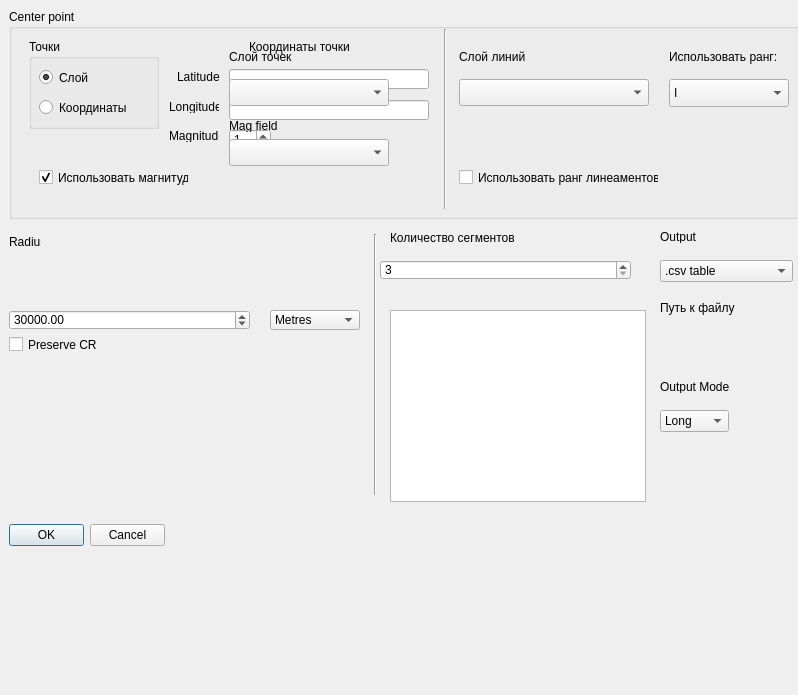
<?xml version="1.0" encoding="UTF-8"?>
<ui version="4.0">
 <class>DDLAFSDialogBase</class>
 <widget class="QDialog" name="DDLAFSDialogBase">
  <property name="geometry">
   <rect>
    <x>0</x>
    <y>0</y>
    <width>798</width>
    <height>695</height>
   </rect>
  </property>
  <property name="windowTitle">
   <string>DDLAFS</string>
  </property>
  <widget class="QCheckBox" name="checkBox_PreserveCRS">
   <property name="geometry">
    <rect>
     <x>9</x>
     <y>336</y>
     <width>89</width>
     <height>17</height>
    </rect>
   </property>
   <property name="text">
    <string>Preserve CRS</string>
   </property>
  </widget>
  <widget class="QDoubleSpinBox" name="doubleSpinBox_Radius">
   <property name="geometry">
    <rect>
     <x>9</x>
     <y>310</y>
     <width>241</width>
     <height>20</height>
    </rect>
   </property>
   <property name="minimum">
    <double>1.000000000000000</double>
   </property>
   <property name="maximum">
    <double>100000.000000000000000</double>
   </property>
   <property name="value">
    <double>30000.000000000000000</double>
   </property>
  </widget>
  <widget class="QDialogButtonBox" name="button_box">
   <property name="geometry">
    <rect>
     <x>9</x>
     <y>524</y>
     <width>156</width>
     <height>23</height>
    </rect>
   </property>
   <property name="orientation">
    <enum>Qt::Horizontal</enum>
   </property>
   <property name="standardButtons">
    <set>QDialogButtonBox::Cancel|QDialogButtonBox::Ok</set>
   </property>
  </widget>
  <widget class="Line" name="line">
   <property name="geometry">
    <rect>
     <x>367</x>
     <y>234</y>
     <width>16</width>
     <height>261</height>
    </rect>
   </property>
   <property name="orientation">
    <enum>Qt::Vertical</enum>
   </property>
  </widget>
  <widget class="QSpinBox" name="spinBox_SegmentsCount">
   <property name="geometry">
    <rect>
     <x>380</x>
     <y>260</y>
     <width>251</width>
     <height>20</height>
    </rect>
   </property>
   <property name="minimum">
    <number>3</number>
   </property>
   <property name="maximum">
    <number>100</number>
   </property>
  </widget>
  <widget class="QLabel" name="label_SegmentsCount">
   <property name="geometry">
    <rect>
     <x>390</x>
     <y>230</y>
     <width>220</width>
     <height>16</height>
    </rect>
   </property>
   <property name="text">
    <string>Количество сегментов</string>
   </property>
  </widget>
  <widget class="QGroupBox" name="groupBox">
   <property name="geometry">
    <rect>
     <x>9</x>
     <y>9</y>
     <width>790</width>
     <height>210</height>
    </rect>
   </property>
   <property name="title">
    <string>Center point</string>
   </property>
   <widget class="QLineEdit" name="lineEdit_Longitude">
    <property name="enabled">
     <bool>true</bool>
    </property>
    <property name="geometry">
     <rect>
      <x>220</x>
      <y>91</y>
      <width>200</width>
      <height>20</height>
     </rect>
    </property>
   </widget>
   <widget class="QLabel" name="label_Latitude">
    <property name="enabled">
     <bool>true</bool>
    </property>
    <property name="geometry">
     <rect>
      <x>168</x>
      <y>61</y>
      <width>50</width>
      <height>13</height>
     </rect>
    </property>
    <property name="text">
     <string>Latitude</string>
    </property>
   </widget>
   <widget class="QLineEdit" name="lineEdit_Latitude">
    <property name="enabled">
     <bool>true</bool>
    </property>
    <property name="geometry">
     <rect>
      <x>220</x>
      <y>60</y>
      <width>200</width>
      <height>20</height>
     </rect>
    </property>
   </widget>
   <widget class="QLabel" name="label_Longitude">
    <property name="enabled">
     <bool>true</bool>
    </property>
    <property name="geometry">
     <rect>
      <x>160</x>
      <y>91</y>
      <width>50</width>
      <height>13</height>
     </rect>
    </property>
    <property name="text">
     <string>Longitude</string>
    </property>
   </widget>
   <widget class="QgsMapLayerComboBox" name="faultsLayerComboBox">
    <property name="geometry">
     <rect>
      <x>450</x>
      <y>70</y>
      <width>190</width>
      <height>27</height>
     </rect>
    </property>
   </widget>
   <widget class="QLabel" name="label">
    <property name="geometry">
     <rect>
      <x>450</x>
      <y>40</y>
      <width>160</width>
      <height>16</height>
     </rect>
    </property>
    <property name="text">
     <string>Слой линий</string>
    </property>
   </widget>
   <widget class="QLabel" name="label_points_coords">
    <property name="enabled">
     <bool>true</bool>
    </property>
    <property name="geometry">
     <rect>
      <x>240</x>
      <y>30</y>
      <width>181</width>
      <height>16</height>
     </rect>
    </property>
    <property name="text">
     <string>Координаты точки</string>
    </property>
   </widget>
   <widget class="QGroupBox" name="groupBox_pointsMode">
    <property name="geometry">
     <rect>
      <x>20</x>
      <y>30</y>
      <width>130</width>
      <height>90</height>
     </rect>
    </property>
    <property name="title">
     <string>Точки</string>
    </property>
    <widget class="QRadioButton" name="radioButton_pointsMode_layer">
     <property name="geometry">
      <rect>
       <x>10</x>
       <y>30</y>
       <width>82</width>
       <height>17</height>
      </rect>
     </property>
     <property name="text">
      <string>Слой</string>
     </property>
     <property name="checked">
      <bool>true</bool>
     </property>
    </widget>
    <widget class="QRadioButton" name="radioButton_pointsMode_coords">
     <property name="geometry">
      <rect>
       <x>10</x>
       <y>60</y>
       <width>100</width>
       <height>17</height>
      </rect>
     </property>
     <property name="text">
      <string>Координаты</string>
     </property>
    </widget>
   </widget>
   <widget class="QgsMapLayerComboBox" name="pointsLayerComboBox">
    <property name="geometry">
     <rect>
      <x>220</x>
      <y>70</y>
      <width>160</width>
      <height>27</height>
     </rect>
    </property>
   </widget>
   <widget class="QLabel" name="label_pointsLayer">
    <property name="geometry">
     <rect>
      <x>220</x>
      <y>40</y>
      <width>181</width>
      <height>16</height>
     </rect>
    </property>
    <property name="text">
     <string>Слой точек</string>
    </property>
   </widget>
   <widget class="QLabel" name="label_Magnitude">
    <property name="enabled">
     <bool>true</bool>
    </property>
    <property name="geometry">
     <rect>
      <x>160</x>
      <y>120</y>
      <width>50</width>
      <height>13</height>
     </rect>
    </property>
    <property name="text">
     <string>Magnitude</string>
    </property>
   </widget>
   <widget class="QComboBox" name="comboBox_linesRank">
    <property name="geometry">
     <rect>
      <x>660</x>
      <y>70</y>
      <width>120</width>
      <height>28</height>
     </rect>
    </property>
    <item>
     <property name="text">
      <string>I</string>
     </property>
    </item>
    <item>
     <property name="text">
      <string>I &amp; II</string>
     </property>
    </item>
    <item>
     <property name="text">
      <string>II</string>
     </property>
    </item>
    <item>
     <property name="text">
      <string>II &amp; III</string>
     </property>
    </item>
    <item>
     <property name="text">
      <string>III</string>
     </property>
    </item>
   </widget>
   <widget class="QLabel" name="label_linesRank">
    <property name="geometry">
     <rect>
      <x>660</x>
      <y>40</y>
      <width>120</width>
      <height>16</height>
     </rect>
    </property>
    <property name="text">
     <string>Использовать ранг:</string>
    </property>
   </widget>
   <widget class="Line" name="line_2">
    <property name="geometry">
     <rect>
      <x>435</x>
      <y>20</y>
      <width>3</width>
      <height>180</height>
     </rect>
    </property>
    <property name="orientation">
     <enum>Qt::Vertical</enum>
    </property>
   </widget>
   <widget class="QSpinBox" name="spinBox_Magnitude">
    <property name="geometry">
     <rect>
      <x>220</x>
      <y>120</y>
      <width>42</width>
      <height>22</height>
     </rect>
    </property>
    <property name="minimum">
     <number>1</number>
    </property>
    <property name="maximum">
     <number>10</number>
    </property>
   </widget>
   <widget class="QCheckBox" name="checkBox_useMagnitude">
    <property name="geometry">
     <rect>
      <x>30</x>
      <y>160</y>
      <width>150</width>
      <height>17</height>
     </rect>
    </property>
    <property name="text">
     <string>Использовать магнитуду</string>
    </property>
    <property name="checked">
     <bool>true</bool>
    </property>
   </widget>
   <widget class="QCheckBox" name="checkBox_useLinesRank">
    <property name="geometry">
     <rect>
      <x>450</x>
      <y>160</y>
      <width>200</width>
      <height>17</height>
     </rect>
    </property>
    <property name="text">
     <string>Использовать ранг линеаментов</string>
    </property>
   </widget>
   <widget class="QLabel" name="label_magField">
    <property name="geometry">
     <rect>
      <x>220</x>
      <y>110</y>
      <width>70</width>
      <height>13</height>
     </rect>
    </property>
    <property name="text">
     <string>Mag field</string>
    </property>
   </widget>
   <widget class="QgsFieldComboBox" name="mFieldComboBox">
    <property name="geometry">
     <rect>
      <x>220</x>
      <y>130</y>
      <width>160</width>
      <height>27</height>
     </rect>
    </property>
   </widget>
  </widget>
  <widget class="QLabel" name="label_Radius">
   <property name="geometry">
    <rect>
     <x>9</x>
     <y>234</y>
     <width>32</width>
     <height>16</height>
    </rect>
   </property>
   <property name="text">
    <string>Radius</string>
   </property>
  </widget>
  <widget class="QComboBox" name="comboBox_radiusUnits">
   <property name="geometry">
    <rect>
     <x>270</x>
     <y>310</y>
     <width>90</width>
     <height>20</height>
    </rect>
   </property>
   <item>
    <property name="text">
     <string>Metres</string>
    </property>
   </item>
   <item>
    <property name="text">
     <string>Kilometres</string>
    </property>
   </item>
  </widget>
  <widget class="QGraphicsView" name="segmentsScene">
   <property name="geometry">
    <rect>
     <x>390</x>
     <y>310</y>
     <width>256</width>
     <height>192</height>
    </rect>
   </property>
  </widget>
  <widget class="QComboBox" name="comboBox_Output">
   <property name="geometry">
    <rect>
     <x>660</x>
     <y>260</y>
     <width>133</width>
     <height>22</height>
    </rect>
   </property>
   <item>
    <property name="text">
     <string>.csv table</string>
    </property>
   </item>
   <item>
    <property name="text">
     <string>Shp-File (p max)</string>
    </property>
   </item>
   <item>
    <property name="text">
     <string>Shp-File (p ≥pMAG)</string>
    </property>
   </item>
  </widget>
  <widget class="QLabel" name="label_Output">
   <property name="geometry">
    <rect>
     <x>660</x>
     <y>230</y>
     <width>90</width>
     <height>13</height>
    </rect>
   </property>
   <property name="text">
    <string>Output</string>
   </property>
  </widget>
  <widget class="QComboBox" name="comboBox_outputMode">
   <property name="geometry">
    <rect>
     <x>660</x>
     <y>410</y>
     <width>69</width>
     <height>22</height>
    </rect>
   </property>
   <item>
    <property name="text">
     <string>Long</string>
    </property>
   </item>
   <item>
    <property name="text">
     <string>Short</string>
    </property>
   </item>
  </widget>
  <widget class="QLabel" name="label_outputMode">
   <property name="geometry">
    <rect>
     <x>660</x>
     <y>380</y>
     <width>100</width>
     <height>13</height>
    </rect>
   </property>
   <property name="text">
    <string>Output Mode</string>
   </property>
  </widget>
  <widget class="QgsFileWidget" name="mQgsFileWidget_filePath">
   <property name="geometry">
    <rect>
     <x>660</x>
     <y>320</y>
     <width>130</width>
     <height>27</height>
    </rect>
   </property>
   <property name="storageMode">
    <enum>QgsFileWidget::SaveFile</enum>
   </property>
  </widget>
  <widget class="QLabel" name="label_filePath">
   <property name="geometry">
    <rect>
     <x>660</x>
     <y>300</y>
     <width>80</width>
     <height>16</height>
    </rect>
   </property>
   <property name="text">
    <string>Путь к файлу</string>
   </property>
  </widget>
 </widget>
 <customwidgets>
  <customwidget>
   <class>QgsFieldComboBox</class>
   <extends>QComboBox</extends>
   <header>qgsfieldcombobox.h</header>
  </customwidget>
  <customwidget>
   <class>QgsFileWidget</class>
   <extends>QWidget</extends>
   <header>qgsfilewidget.h</header>
  </customwidget>
  <customwidget>
   <class>QgsMapLayerComboBox</class>
   <extends>QComboBox</extends>
   <header>qgsmaplayercombobox.h</header>
  </customwidget>
 </customwidgets>
 <resources/>
 <connections>
  <connection>
   <sender>button_box</sender>
   <signal>accepted()</signal>
   <receiver>DDLAFSDialogBase</receiver>
   <slot>accept()</slot>
   <hints>
    <hint type="sourcelabel">
     <x>20</x>
     <y>20</y>
    </hint>
    <hint type="destinationlabel">
     <x>20</x>
     <y>20</y>
    </hint>
   </hints>
  </connection>
  <connection>
   <sender>button_box</sender>
   <signal>rejected()</signal>
   <receiver>DDLAFSDialogBase</receiver>
   <slot>reject()</slot>
   <hints>
    <hint type="sourcelabel">
     <x>20</x>
     <y>20</y>
    </hint>
    <hint type="destinationlabel">
     <x>20</x>
     <y>20</y>
    </hint>
   </hints>
  </connection>
 </connections>
</ui>
